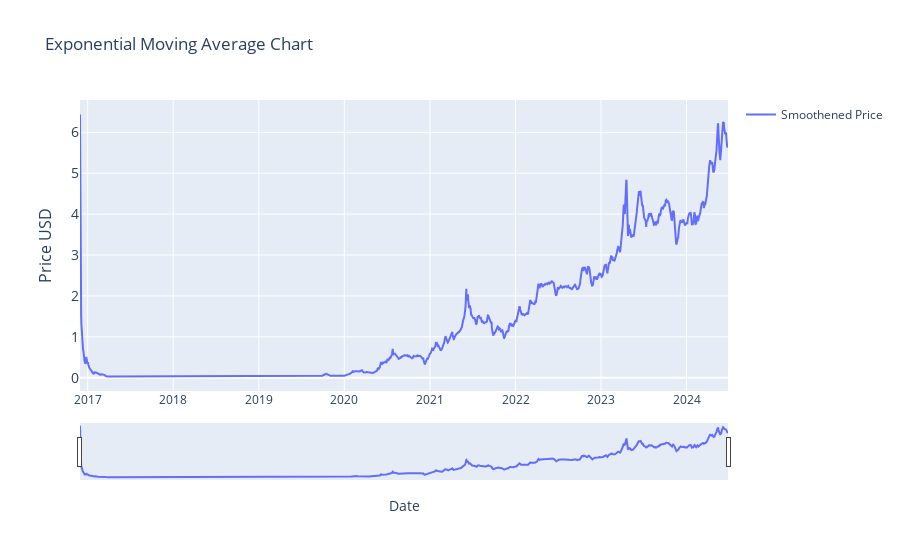

Notebook code cell kept with this figure:
### Markdown cell above
### Exponential Moving Average

### Code cell
# Exponential Moving Average (EMA)  
 # | Part of Moving Averages (2) block

import plotly.graph_objects as go
import pandas as pd
from ipywidgets import interact, DatePicker
import numpy as np

# renames current item to df
df = current_item

# change span = to change smoothing factor/span for average.
df['smoothened_price'] = df['price_usd'].ewm(span=2, adjust=False).mean()
# Function to update the graph based on the selected date range
def update_graph(start_date, end_date):
    # Filtering the data based on the date range
    mask = (df.index >= pd.to_datetime(start_date)) & (df.index <= pd.to_datetime(end_date))
    filtered_data = df.loc[mask]

    # Creating the plot
    fig = go.Figure()
    fig.add_trace(go.Scatter(x=filtered_data.index, y=filtered_data['smoothened_price'], mode='lines', name='Smoothened Price'))

    # Formatting
    fig.update_layout(
        title='Exponential Moving Average Chart',
        xaxis_title='Date',
        yaxis_title='Price USD',
        yaxis=dict(
            title='Price USD',
            titlefont_size=16,
            tickfont_size=14,
        ),
        xaxis=dict(  # Added lines for range slider
            rangeslider=dict(
                visible=True
            ),
            type="date"
        ),
        showlegend=True

        )
    
    fig.show()

# Creating interactive widgets for date selection
start_date_picker = DatePicker(description='Start Date', value=START_DATE)
end_date_picker = DatePicker(description='End Date', value=END_DATE)

# Display the interactive widget
interact(update_graph, start_date=start_date_picker, end_date=end_date_picker)

### Figure 1 — Plotly figure (JSON) as saved in the notebook; plotly's stock layout.template omitted (floating-point values rounded to 4 significant figures; data arrays with more than 128 entries replaced by an {"elided": "..."} marker saying what was removed)
{"data": [{"mode": "lines", "name": "Smoothened Price", "type": "scatter", "x": {"elided": "2767 str values"}, "y": {"elided": "2767 float values"}}], "layout": {"showlegend": true, "title": {"text": "Exponential Moving Average Chart"}, "xaxis": {"rangeslider": {"visible": true}, "title": {"text": "Date"}, "type": "date"}, "yaxis": {"tickfont": {"size": 14}, "title": {"font": {"size": 16}, "text": "Price USD"}}}}
